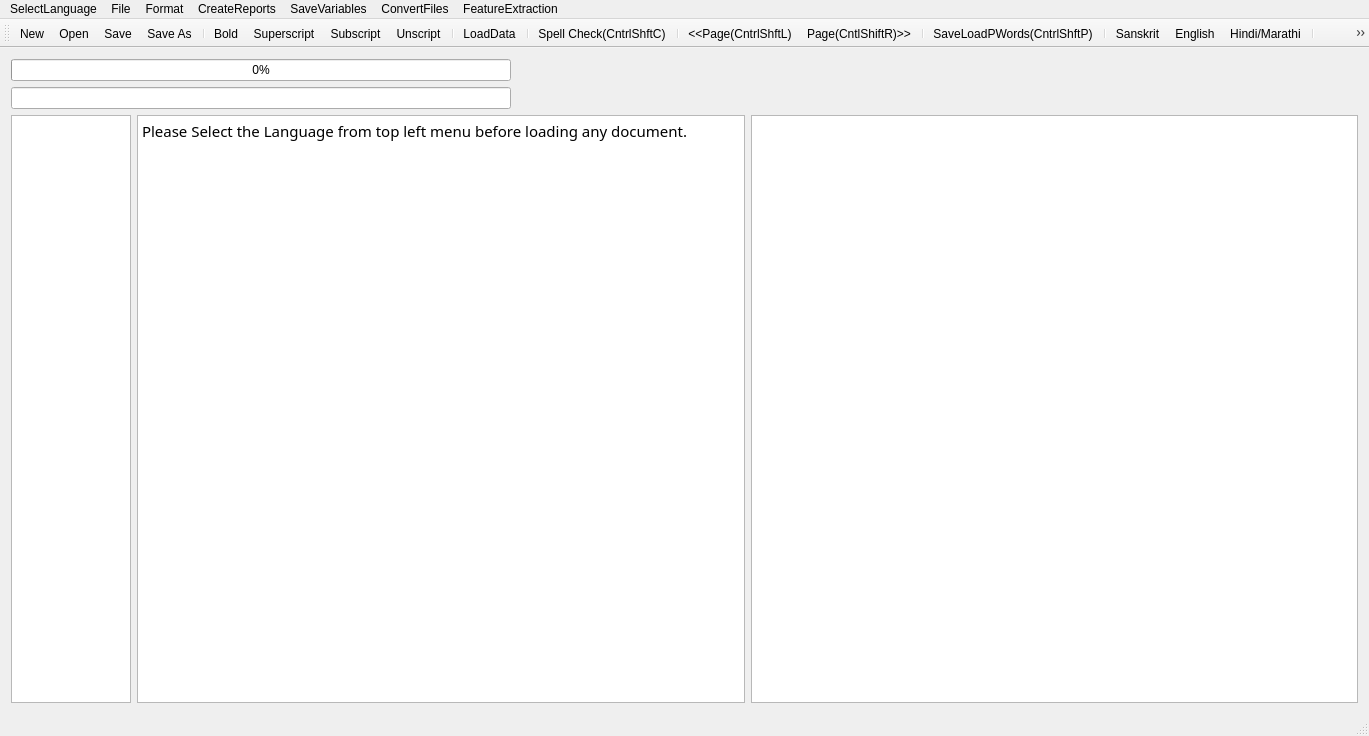
<?xml version="1.0" encoding="UTF-8"?>
<ui version="4.0">
 <class>MainWindow</class>
 <widget class="QMainWindow" name="MainWindow">
  <property name="geometry">
   <rect>
    <x>0</x>
    <y>0</y>
    <width>1369</width>
    <height>736</height>
   </rect>
  </property>
  <property name="mouseTracking">
   <bool>true</bool>
  </property>
  <property name="windowTitle">
   <string>MainWindow</string>
  </property>
  <widget class="QWidget" name="centralWidget">
   <layout class="QVBoxLayout" name="verticalLayout">
    <item>
     <widget class="QProgressBar" name="progressBar">
      <property name="maximumSize">
       <size>
        <width>500</width>
        <height>16777215</height>
       </size>
      </property>
      <property name="value">
       <number>0</number>
      </property>
      <property name="alignment">
       <set>Qt::AlignRight|Qt::AlignTrailing|Qt::AlignVCenter</set>
      </property>
     </widget>
    </item>
    <item>
     <widget class="QLineEdit" name="lineEdit">
      <property name="maximumSize">
       <size>
        <width>500</width>
        <height>16777215</height>
       </size>
      </property>
     </widget>
    </item>
    <item>
     <layout class="QHBoxLayout" name="horizontalLayout">
      <item>
       <widget class="QTextEdit" name="textEdit">
        <property name="maximumSize">
         <size>
          <width>120</width>
          <height>16777215</height>
         </size>
        </property>
        <property name="font">
         <font>
          <family>FreeSans</family>
          <italic>true</italic>
         </font>
        </property>
        <property name="sizeAdjustPolicy">
         <enum>QAbstractScrollArea::AdjustToContents</enum>
        </property>
        <property name="readOnly">
         <bool>true</bool>
        </property>
       </widget>
      </item>
      <item>
       <widget class="QTextBrowser" name="textBrowser">
        <property name="font">
         <font>
          <family>Shobhika</family>
          <pointsize>16</pointsize>
          <italic>false</italic>
         </font>
        </property>
        <property name="mouseTracking">
         <bool>true</bool>
        </property>
        <property name="sizeAdjustPolicy">
         <enum>QAbstractScrollArea::AdjustToContents</enum>
        </property>
        <property name="undoRedoEnabled">
         <bool>true</bool>
        </property>
        <property name="readOnly">
         <bool>false</bool>
        </property>
        <property name="html">
         <string>&lt;!DOCTYPE HTML PUBLIC &quot;-//W3C//DTD HTML 4.0//EN&quot; &quot;http://www.w3.org/TR/REC-html40/strict.dtd&quot;&gt;
&lt;html&gt;&lt;head&gt;&lt;meta name=&quot;qrichtext&quot; content=&quot;1&quot; /&gt;&lt;style type=&quot;text/css&quot;&gt;
p, li { white-space: pre-wrap; }
&lt;/style&gt;&lt;/head&gt;&lt;body style=&quot; font-family:'Shobhika'; font-size:16pt; font-weight:400; font-style:normal;&quot;&gt;
&lt;p style=&quot; margin-top:0px; margin-bottom:0px; margin-left:0px; margin-right:0px; -qt-block-indent:0; text-indent:0px;&quot;&gt;&lt;span style=&quot; font-family:'Ubuntu'; font-size:11pt;&quot;&gt;Please Select the Language from top left menu before loading any document.&lt;/span&gt;&lt;/p&gt;&lt;/body&gt;&lt;/html&gt;</string>
        </property>
        <property name="acceptRichText">
         <bool>true</bool>
        </property>
        <property name="textInteractionFlags">
         <set>Qt::LinksAccessibleByKeyboard|Qt::LinksAccessibleByMouse|Qt::TextBrowserInteraction|Qt::TextEditable|Qt::TextEditorInteraction|Qt::TextSelectableByKeyboard|Qt::TextSelectableByMouse</set>
        </property>
       </widget>
      </item>
      <item>
       <widget class="QGraphicsView" name="graphicsView">
        <property name="sizeAdjustPolicy">
         <enum>QAbstractScrollArea::AdjustIgnored</enum>
        </property>
        <property name="alignment">
         <set>Qt::AlignCenter</set>
        </property>
        <property name="renderHints">
         <set>QPainter::NonCosmeticDefaultPen</set>
        </property>
        <property name="dragMode">
         <enum>QGraphicsView::ScrollHandDrag</enum>
        </property>
        <property name="transformationAnchor">
         <enum>QGraphicsView::AnchorViewCenter</enum>
        </property>
        <property name="resizeAnchor">
         <enum>QGraphicsView::AnchorViewCenter</enum>
        </property>
       </widget>
      </item>
     </layout>
    </item>
   </layout>
   <zorder>lineEdit</zorder>
   <zorder>progressBar</zorder>
  </widget>
  <widget class="QMenuBar" name="menuBar">
   <property name="geometry">
    <rect>
     <x>0</x>
     <y>0</y>
     <width>1369</width>
     <height>22</height>
    </rect>
   </property>
   <widget class="QMenu" name="menuOCR_Correction_Window">
    <property name="title">
     <string>File</string>
    </property>
    <addaction name="actionNew"/>
    <addaction name="actionOpen"/>
    <addaction name="actionSave"/>
    <addaction name="actionSave_As"/>
    <addaction name="actionSpell_Check"/>
    <addaction name="actionLoad_Next_Page"/>
    <addaction name="actionLoad_Prev_Page"/>
    <addaction name="separator"/>
    <addaction name="actionLoadGDocPage"/>
    <addaction name="actionToDevanagari"/>
    <addaction name="actionLoadData"/>
    <addaction name="actionLoadDict"/>
    <addaction name="actionLoadOCRWords"/>
    <addaction name="actionLoadDomain"/>
    <addaction name="actionLoadSubPS"/>
    <addaction name="actionLoadConfusions"/>
    <addaction name="actionSugg"/>
    <addaction name="actionToSlp1"/>
   </widget>
   <widget class="QMenu" name="menuCreateReports">
    <property name="title">
     <string>CreateReports</string>
    </property>
    <addaction name="actionCreateBest2OCR"/>
    <addaction name="actionCreateSuggestionLog"/>
    <addaction name="actionCreateSuggestionLogNearestPriority"/>
    <addaction name="actionErrorDetectionRep"/>
    <addaction name="actionErrorDetectWithoutAdaptation"/>
    <addaction name="actionErrorDetectionRepUniq"/>
   </widget>
   <widget class="QMenu" name="menuSaveVariables">
    <property name="title">
     <string>SaveVariables</string>
    </property>
    <addaction name="actionCPair"/>
    <addaction name="actionPrimarySecOCRPair"/>
    <addaction name="actionCPairIEROcrVsCorrect"/>
    <addaction name="actionCPairGEROcrVsCorrect"/>
   </widget>
   <widget class="QMenu" name="menuConvertFiles">
    <property name="title">
     <string>ConvertFiles</string>
    </property>
    <addaction name="actionToSlp1_2"/>
    <addaction name="actionToDev"/>
    <addaction name="actionExtractDev"/>
    <addaction name="actionEditDistRep"/>
    <addaction name="actionConfusionFreqHist"/>
    <addaction name="actionFilterOutGT50EditDisPairs"/>
   </widget>
   <widget class="QMenu" name="menuFeatureExtraction">
    <property name="title">
     <string>FeatureExtraction</string>
    </property>
    <addaction name="actionPrepareFeatures"/>
   </widget>
   <widget class="QMenu" name="menuSelectLanguage">
    <property name="title">
     <string>SelectLanguage</string>
    </property>
    <addaction name="actionSanskrit"/>
    <addaction name="actionHindi"/>
    <addaction name="actionEnglish"/>
   </widget>
   <widget class="QMenu" name="menuFormat">
    <property name="title">
     <string>Format</string>
    </property>
    <addaction name="actionBold"/>
    <addaction name="separator"/>
    <addaction name="actionSuperscript"/>
    <addaction name="actionSubscript"/>
    <addaction name="separator"/>
    <addaction name="actionUnscript"/>
   </widget>
   <addaction name="menuSelectLanguage"/>
   <addaction name="menuOCR_Correction_Window"/>
   <addaction name="menuFormat"/>
   <addaction name="menuCreateReports"/>
   <addaction name="menuSaveVariables"/>
   <addaction name="menuConvertFiles"/>
   <addaction name="menuFeatureExtraction"/>
  </widget>
  <widget class="QToolBar" name="mainToolBar">
   <attribute name="toolBarArea">
    <enum>TopToolBarArea</enum>
   </attribute>
   <attribute name="toolBarBreak">
    <bool>false</bool>
   </attribute>
   <addaction name="actionNew"/>
   <addaction name="actionOpen"/>
   <addaction name="actionSave"/>
   <addaction name="actionSave_As"/>
   <addaction name="separator"/>
   <addaction name="actionBold"/>
   <addaction name="actionSuperscript"/>
   <addaction name="actionSubscript"/>
   <addaction name="actionUnscript"/>
   <addaction name="separator"/>
   <addaction name="actionLoadData"/>
   <addaction name="separator"/>
   <addaction name="actionSpell_Check"/>
   <addaction name="separator"/>
   <addaction name="actionLoad_Prev_Page"/>
   <addaction name="actionLoad_Next_Page"/>
   <addaction name="separator"/>
   <addaction name="actionLoadGDocPage"/>
   <addaction name="separator"/>
   <addaction name="actionSanskrit"/>
   <addaction name="actionEnglish"/>
   <addaction name="actionHindi"/>
   <addaction name="separator"/>
   <addaction name="actionToDevanagari"/>
   <addaction name="separator"/>
  </widget>
  <widget class="QStatusBar" name="statusBar"/>
  <action name="actionOpen">
   <property name="icon">
    <iconset resource="AppResources.qrc">
     <normaloff>:/Images/open.png</normaloff>:/Images/open.png</iconset>
   </property>
   <property name="text">
    <string>Open</string>
   </property>
   <property name="shortcut">
    <string>Ctrl+O</string>
   </property>
  </action>
  <action name="actionSave">
   <property name="icon">
    <iconset resource="AppResources.qrc">
     <normaloff>:/Images/save.png</normaloff>:/Images/save.png</iconset>
   </property>
   <property name="text">
    <string>Save</string>
   </property>
   <property name="shortcut">
    <string>Ctrl+S</string>
   </property>
  </action>
  <action name="actionSave_As">
   <property name="icon">
    <iconset resource="AppResources.qrc">
     <normaloff>:/Images/save-as.png</normaloff>:/Images/save-as.png</iconset>
   </property>
   <property name="text">
    <string>Save As</string>
   </property>
   <property name="shortcut">
    <string>Ctrl+Shift+S</string>
   </property>
  </action>
  <action name="actionNew">
   <property name="icon">
    <iconset resource="AppResources.qrc">
     <normaloff>:/Images/New.png</normaloff>:/Images/New.png</iconset>
   </property>
   <property name="text">
    <string>New</string>
   </property>
   <property name="shortcut">
    <string>Ctrl+N</string>
   </property>
  </action>
  <action name="actionSpell_Check">
   <property name="text">
    <string>Spell Check(CntrlShftC)</string>
   </property>
   <property name="shortcut">
    <string>Ctrl+Shift+C</string>
   </property>
  </action>
  <action name="actionLoad_Next_Page">
   <property name="text">
    <string>Page(CntlShiftR)&gt;&gt;</string>
   </property>
   <property name="toolTip">
    <string>Page(CntlShiftR)&gt;&gt;</string>
   </property>
   <property name="shortcut">
    <string>Ctrl+Shift+R</string>
   </property>
  </action>
  <action name="actionLoad_Prev_Page">
   <property name="text">
    <string>&lt;&lt;Page(CntrlShftL)</string>
   </property>
   <property name="toolTip">
    <string>&lt;&lt;Page(CntrlShftL)</string>
   </property>
   <property name="shortcut">
    <string>Ctrl+Shift+L</string>
   </property>
  </action>
  <action name="actionLoadGDocPage">
   <property name="text">
    <string>Save&amp;LoadPWords(CntrlShftP)</string>
   </property>
   <property name="shortcut">
    <string>Ctrl+Shift+P</string>
   </property>
  </action>
  <action name="actionToDevanagari">
   <property name="text">
    <string>toDevanagari(CntrlD)</string>
   </property>
   <property name="shortcut">
    <string>Ctrl+D</string>
   </property>
  </action>
  <action name="actionLoadData">
   <property name="text">
    <string>LoadData</string>
   </property>
  </action>
  <action name="actionLoadDict">
   <property name="text">
    <string>LoadDict</string>
   </property>
  </action>
  <action name="actionLoadOCRWords">
   <property name="text">
    <string>LoadOCRWords</string>
   </property>
  </action>
  <action name="actionLoadDomain">
   <property name="text">
    <string>LoadDomain</string>
   </property>
  </action>
  <action name="actionLoadSubPS">
   <property name="text">
    <string>LoadSubPS</string>
   </property>
  </action>
  <action name="actionLoadConfusions">
   <property name="text">
    <string>LoadConfusions</string>
   </property>
  </action>
  <action name="actionSugg">
   <property name="text">
    <string>sugg</string>
   </property>
   <property name="shortcut">
    <string>Menu</string>
   </property>
  </action>
  <action name="actionCreateBest2OCR">
   <property name="text">
    <string>CreateBest2OCR</string>
   </property>
  </action>
  <action name="actionToSlp1">
   <property name="text">
    <string>toSlp1</string>
   </property>
   <property name="shortcut">
    <string>Ctrl+G</string>
   </property>
  </action>
  <action name="actionCreateSuggestionLog">
   <property name="text">
    <string>CreateSuggestionLog</string>
   </property>
  </action>
  <action name="actionCreateSuggestionLogNearestPriority">
   <property name="text">
    <string>CreateSuggestionLogNearestPriority</string>
   </property>
  </action>
  <action name="actionErrorDetectionRep">
   <property name="text">
    <string>ErrorDetectionRep</string>
   </property>
  </action>
  <action name="actionErrorDetectWithoutAdaptation">
   <property name="text">
    <string>ErrorDetectWithoutAdaptation</string>
   </property>
  </action>
  <action name="actionCPair">
   <property name="text">
    <string>CPair</string>
   </property>
  </action>
  <action name="actionToSlp1_2">
   <property name="text">
    <string>toSlp1</string>
   </property>
  </action>
  <action name="actionToDev">
   <property name="text">
    <string>toDev</string>
   </property>
  </action>
  <action name="actionExtractDev">
   <property name="text">
    <string>ExtractDevWords</string>
   </property>
   <property name="toolTip">
    <string>ExtractDevWords</string>
   </property>
  </action>
  <action name="actionPrimarySecOCRPair">
   <property name="text">
    <string>PrimarySecOCRPairs</string>
   </property>
  </action>
  <action name="actionCPairIEROcrVsCorrect">
   <property name="text">
    <string>CPairIEROcrVsCorrect</string>
   </property>
  </action>
  <action name="actionEditDistRep">
   <property name="text">
    <string>EditDistRep</string>
   </property>
  </action>
  <action name="actionConfusionFreqHist">
   <property name="text">
    <string>ConfusionFreqHist</string>
   </property>
  </action>
  <action name="actionCPairGEROcrVsCorrect">
   <property name="text">
    <string>CPairGEROcrVsCorrect</string>
   </property>
  </action>
  <action name="actionFilterOutGT50EditDisPairs">
   <property name="text">
    <string>FilterOutGT50EditDisPairs</string>
   </property>
  </action>
  <action name="actionPrepareFeatures">
   <property name="text">
    <string>PrepareFeatures</string>
   </property>
  </action>
  <action name="actionErrorDetectionRepUniq">
   <property name="text">
    <string>ErrorSuggRepUniq</string>
   </property>
  </action>
  <action name="actionSanskrit">
   <property name="text">
    <string>Sanskrit</string>
   </property>
  </action>
  <action name="actionHindi">
   <property name="text">
    <string>Hindi/Marathi</string>
   </property>
  </action>
  <action name="actionEnglish">
   <property name="text">
    <string>English</string>
   </property>
   <property name="toolTip">
    <string>English</string>
   </property>
  </action>
  <action name="actionBold">
   <property name="icon">
    <iconset resource="AppResources.qrc">
     <normaloff>:/Images/Bold.png</normaloff>:/Images/Bold.png</iconset>
   </property>
   <property name="text">
    <string>Bold</string>
   </property>
  </action>
  <action name="actionSuperscript">
   <property name="icon">
    <iconset resource="AppResources.qrc">
     <normaloff>:/Images/Superscript.png</normaloff>:/Images/Superscript.png</iconset>
   </property>
   <property name="text">
    <string>Superscript</string>
   </property>
  </action>
  <action name="actionSubscript">
   <property name="icon">
    <iconset resource="AppResources.qrc">
     <normaloff>:/Images/Subscript.png</normaloff>:/Images/Subscript.png</iconset>
   </property>
   <property name="text">
    <string>Subscript</string>
   </property>
  </action>
  <action name="actionUnscript">
   <property name="icon">
    <iconset resource="AppResources.qrc">
     <normaloff>:/Images/Unscript.png</normaloff>:/Images/Unscript.png</iconset>
   </property>
   <property name="text">
    <string>Unscript</string>
   </property>
  </action>
 </widget>
 <layoutdefault spacing="6" margin="11"/>
 <tabstops>
  <tabstop>textBrowser</tabstop>
  <tabstop>graphicsView</tabstop>
 </tabstops>
 <resources>
  <include location="AppResources.qrc"/>
 </resources>
 <connections/>
</ui>
